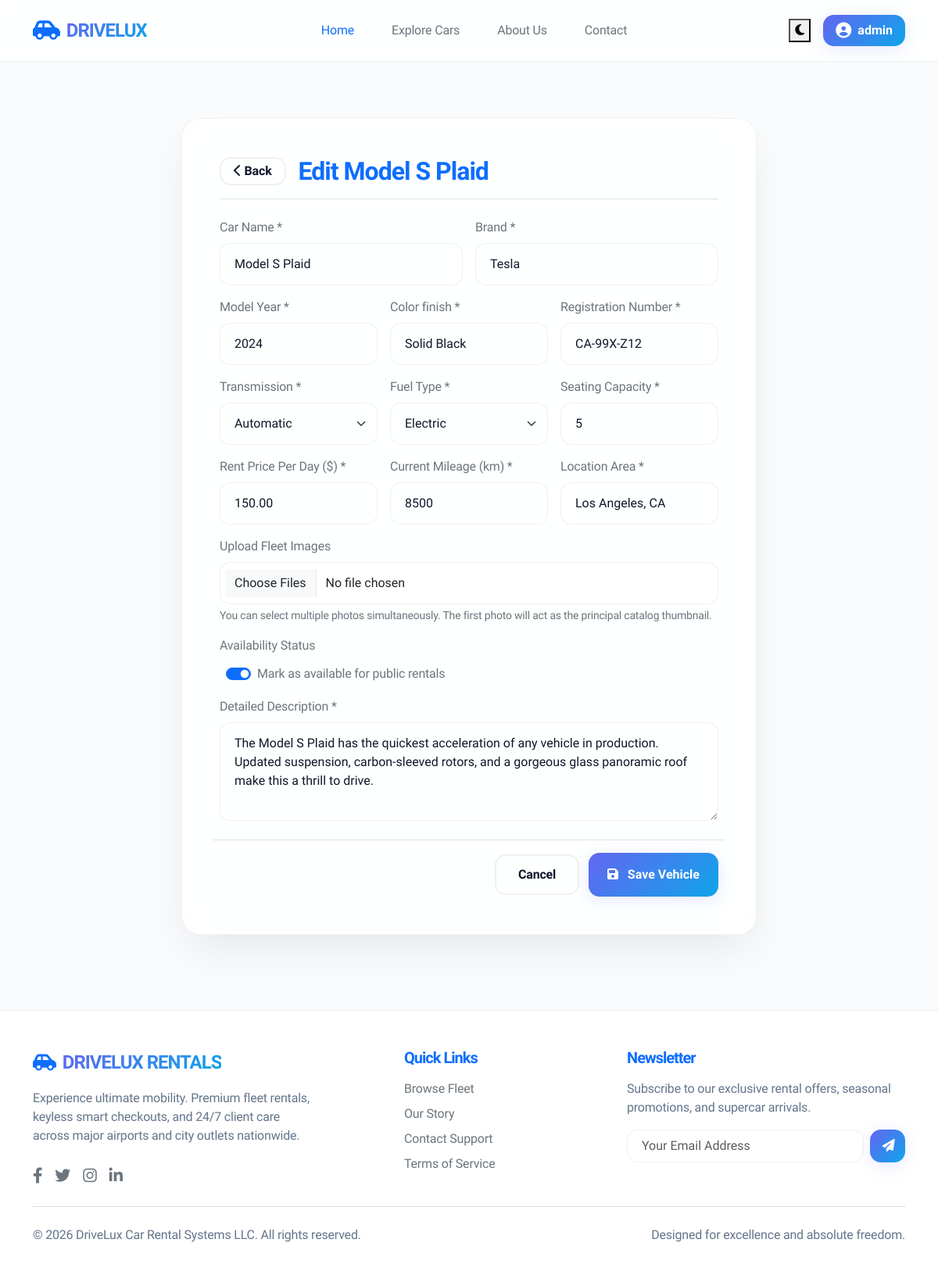
The app's page /cars/admin/car/edit/1/ (signed in) with its own data.
### apps/cars/models.py (models this page shows, shortened)
class Car(models.Model):
    TRANSMISSION_CHOICES = (
        ('Automatic', 'Automatic'),
        ('Manual', 'Manual'),
    )
    FUEL_CHOICES = (
        ('Petrol', 'Petrol'),
        ('Diesel', 'Diesel'),
        ('Electric', 'Electric'),
        ('Hybrid', 'Hybrid'),
    )
    name = models.CharField(max_length=100)
    brand = models.CharField(max_length=50)
    model_year = models.IntegerField()
    color = models.CharField(max_length=30)
    transmission_type = models.CharField(max_length=20, choices=TRANSMISSION_CHOICES, default='Automatic')
    fuel_type = models.CharField(max_length=20, choices=FUEL_CHOICES, default='Petrol')
    seating_capacity = models.IntegerField(default=5)
    rent_price_per_day = models.DecimalField(max_digits=10, decimal_places=2)
    is_available = models.BooleanField(default=True)
    description = models.TextField()
    location = models.CharField(max_length=100)
    mileage = models.IntegerField(help_text="Mileage in km")
    registration_number = models.CharField(max_length=50, unique=True)
    created_at = models.DateTimeField(auto_now_add=True)

### apps/cars/views.py (the view)
# urls.py: path('admin/car/edit/<int:car_id>/', views.admin_edit_car, name='admin_edit_car'),
@login_required
def admin_edit_car(request, car_id):
    if not (hasattr(request.user, 'profile') and request.user.profile.role == 'admin'):
        messages.error(request, "Unauthorized access.")
        return redirect('home')
    car = get_object_or_404(Car, id=car_id)
    if request.method == 'POST':
        form = CarForm(request.POST, request.FILES, instance=car)
        if form.is_valid():
            form.save()
            images = request.FILES.getlist('images')
            for img in images:
                is_primary = not car.images.exists()
                CarImage.objects.create(car=car, image=img, is_primary=is_primary)
            messages.success(request, f"Successfully updated {car.brand} {car.name}!")
            return redirect('admin_dashboard')
        else:
            messages.error(request, "Failed to update vehicle. Please correct errors.")
    else:
        form = CarForm(instance=car)
    return render(request, 'cars/admin_car_form.html', {'form': form, 'car': car, 'title': f'Edit {car.name}'})

### templates/cars/admin_car_form.html (shortened to what this page needs)
{% extends 'base.html' %}
{% block content %}
<div class="container py-5 mt-4">
    <div class="row justify-content-center">
        <div class="col-lg-8">
            <div class="glass-panel p-4 p-md-5">
                <div class="d-flex align-items-center gap-3 mb-4 pb-3 border-bottom border-color">
                    <a href="{% url 'admin_dashboard' %}" class="btn btn-premium-outline py-1 px-3 fs-7" title="Go Back"><i class="fas fa-chevron-left"></i> Back</a>
                    <h2 class="text-primary mb-0 font-weight-800">{{ title }}</h2>
                </div>
                <form method="POST" enctype="multipart/form-data" class="row g-3">
                    <div class="col-md-6">
                        <label class="form-label text-secondary font-weight-600">Car Name *</label>
                        {{ form.name }}
                    </div>
                    <div class="col-md-6">
                        <label class="form-label text-secondary font-weight-600">Brand *</label>
                        {{ form.brand }}
                    </div>
                    <div class="col-md-4">
                        <label class="form-label text-secondary font-weight-600">Model Year *</label>
                        {{ form.model_year }}
                    </div>
                    <div class="col-md-4">
                        <label class="form-label text-secondary font-weight-600">Color finish *</label>
                        {{ form.color }}
                    </div>
                    <div class="col-md-4">
                        <label class="form-label text-secondary font-weight-600">Registration Number *</label>
                        {{ form.registration_number }}
                    </div>
                    <div class="col-md-4">
                        <label class="form-label text-secondary font-weight-600">Transmission *</label>
                        {{ form.transmission_type }}
                    </div>
                    <div class="col-md-4">
                        <label class="form-label text-secondary font-weight-600">Fuel Type *</label>
                        {{ form.fuel_type }}
                    </div>
                    <div class="col-md-4">
                        <label class="form-label text-secondary font-weight-600">Seating Capacity *</label>
                        {{ form.seating_capacity }}
                    </div>
                    <div class="col-md-4">
                        <label class="form-label text-secondary font-weight-600">Rent Price Per Day ($) *</label>
                        {{ form.rent_price_per_day }}
                    </div>
                    <div class="col-md-4">
                        <label class="form-label text-secondary font-weight-600">Current Mileage (km) *</label>
                        {{ form.mileage }}
                    </div>
                    <div class="col-md-4">
                        <label class="form-label text-secondary font-weight-600">Location Area *</label>
                        {{ form.location }}
                    </div>
                    <div class="col-12">
                        <label class="form-label text-secondary font-weight-600">Upload Fleet Images</label>
                        <input type="file" name="images" class="form-control bg-white text-dark shadow-none border-color" multiple accept="image/*">
                        <small class="text-secondary mt-1 d-block">You can select multiple photos simultaneously. The first photo will act as the principal catalog thumbnail.</small>
                    </div>
                    <div class="col-12">
                        <label class="form-label text-secondary font-weight-600">Availability Status</label>
                        <div class="form-check form-switch p-0 ps-5 mt-1">
                            {{ form.is_available }}
                            <label class="form-check-label text-secondary fs-7" for="id_is_available">Mark as available for public rentals</label>
                        </div>
                    </div>
                    <div class="col-12">
                        <label class="form-label text-secondary font-weight-600">Detailed Description *</label>
                        {{ form.description }}
                    </div>
                    <div class="col-12 text-end mt-4 pt-3 border-top border-color">
                        <a href="{% url 'admin_dashboard' %}" class="btn btn-premium-outline me-2">Cancel</a>
                        <button type="submit" class="btn btn-premium px-4 py-3"><i class="fas fa-save me-2"></i> Save Vehicle</button>
                    </div>
                </form>
            </div>
        </div>
    </div>
</div>
{% endblock %}

### templates/base.html (shortened to what this page needs)
<!DOCTYPE html>
<html lang="en" data-theme="light">
<head>
    <link href="https://cdn.jsdelivr.net/npm/bootstrap@5.3.2/dist/css/bootstrap.min.css" rel="stylesheet">
    <link rel="stylesheet" href="https://cdnjs.cloudflare.com/ajax/libs/font-awesome/6.4.0/css/all.min.css">
    {% load static %}
    <link rel="stylesheet" href="{% static 'css/style.css' %}">
</head>
<body>
    <div id="toast-container" class="position-fixed bottom-0 end-0 p-4" style="z-index: 1050; display: flex; flex-direction: column; gap: 10px;"></div>
    <nav class="navbar navbar-expand-lg navbar-premium py-3 sticky-top">
        <div class="container">
            <a class="navbar-brand d-flex align-items-center gap-2" href="{% url 'home' %}" id="main-logo-link">
                <i class="fas fa-car-side text-primary fs-3"></i>
                <span class="brand-font fs-4 text-primary tracking-tight">DRIVELUX</span>
            </a>
            <div class="collapse navbar-collapse" id="navbarContent">
                <ul class="navbar-nav mx-auto mb-2 mb-lg-0 gap-1 gap-lg-3">
                    <li class="nav-item">
                        <a class="nav-link font-weight-600 px-3 py-2 text-primary" href="{% url 'home' %}">Home</a>
                    </li>
                    <li class="nav-item">
                        <a class="nav-link font-weight-600 px-3 py-2 text-secondary" href="{% url 'car_list' %}">Explore Cars</a>
                    </li>
                    <li class="nav-item">
                        <a class="nav-link font-weight-600 px-3 py-2 text-secondary" href="{% url 'about' %}">About Us</a>
                    </li>
                    <li class="nav-item">
                        <a class="nav-link font-weight-600 px-3 py-2 text-secondary" href="{% url 'contact' %}">Contact</a>
                    </li>
                </ul>
                <div class="d-flex align-items-center gap-3">
                    <button id="theme-toggle" class="theme-switch-btn" title="Toggle Theme" aria-label="Theme Toggler">
                        <i id="theme-toggle-icon" class="fas fa-moon"></i>
                    </button>
                    {% if request.user.is_authenticated %}
                        <div class="dropdown">
                            <button class="btn btn-premium d-flex align-items-center gap-2 px-3 py-2" type="button" id="userMenuDropdown" data-bs-toggle="dropdown" aria-expanded="false">
                                <i class="fas fa-user-circle fs-5"></i>
                                <span>{{ request.user.username }}</span>
                            </button>
                        </div>
                    {% else %}
                        <a href="{% url 'login' %}" class="btn-premium-outline text-decoration-none">Log In</a>
                        <a href="{% url 'register' %}" class="btn-premium text-decoration-none">Sign Up</a>
                    {% endif %}
                </div>
            </div>
        </div>
    </nav>
    <main style="min-height: 75vh;">
        {% block content %}{% endblock %}
    </main>
    <footer class="py-5 mt-5" style="background-color: var(--bg-secondary); border-top: 1px solid var(--border-color); color: var(--text-secondary);">
        <div class="container">
            <div class="row g-4 justify-content-between">
                <div class="col-lg-4 col-md-6">
                    <div class="d-flex align-items-center gap-2 mb-3 text-primary">
                        <i class="fas fa-car-side fs-4"></i>
                        <span class="brand-font fs-4 tracking-tight">DRIVELUX RENTALS</span>
                    </div>
                    <p class="mb-4">
                        Experience ultimate mobility. Premium fleet rentals, keyless smart checkouts, and 24/7 client care across major airports and city outlets nationwide.
                    </p>
                    <div class="d-flex gap-3">
                        <a href="#" class="text-secondary fs-5" aria-label="Facebook"><i class="fab fa-facebook-f"></i></a>
                        <a href="#" class="text-secondary fs-5" aria-label="Twitter"><i class="fab fa-twitter"></i></a>
                        <a href="#" class="text-secondary fs-5" aria-label="Instagram"><i class="fab fa-instagram"></i></a>
                        <a href="#" class="text-secondary fs-5" aria-label="Linkedin"><i class="fab fa-linkedin-in"></i></a>
                    </div>
                </div>
                <div class="col-lg-2 col-md-6">
                    <h5 class="text-primary mb-3">Quick Links</h5>
                    <ul class="list-unstyled d-flex flex-column gap-2">
                        <li><a href="{% url 'car_list' %}" class="text-decoration-none text-secondary">Browse Fleet</a></li>
                        <li><a href="{% url 'about' %}" class="text-decoration-none text-secondary">Our Story</a></li>
                        <li><a href="{% url 'contact' %}" class="text-decoration-none text-secondary">Contact Support</a></li>
                        <li><a href="#" class="text-decoration-none text-secondary">Terms of Service</a></li>
                    </ul>
                </div>
                <div class="col-lg-4 col-md-12">
                    <h5 class="text-primary mb-3">Newsletter</h5>
                    <p>Subscribe to our exclusive rental offers, seasonal promotions, and supercar arrivals.</p>
                    <form class="d-flex gap-2 mt-3" onsubmit="event.preventDefault(); window.showToast('Subscribed to Newsletter!', 'success');">
                        <input type="email" class="form-control py-2 shadow-none border-color" placeholder="Your Email Address" required>
                        <button type="submit" class="btn btn-premium px-3 py-2"><i class="fas fa-paper-plane"></i></button>
                    </form>
                </div>
            </div>
            <hr class="my-4 border-color">
            <div class="row align-items-center justify-content-between g-2">
                <div class="col-md-6 text-center text-md-start">
                    <p class="mb-0 fs-7">&copy; 2026 DriveLux Car Rental Systems LLC. All rights reserved.</p>
                </div>
                <div class="col-md-6 text-center text-md-end">
                    <p class="mb-0 fs-7">Designed for excellence and absolute freedom.</p>
                </div>
            </div>
        </div>
    </footer>
</body>
</html>

### records on screen
Car: name "Model S Plaid", brand "Tesla", model_year "2024", color "Solid Black", registration_number "CA-99X-Z12", transmission_type "Automatic", fuel_type "Electric", seating_capacity "5", rent_price_per_day "150.00", mileage "8500", location "Los Angeles, CA", is_available "☑", description "The Model S Plaid has the quickest acceleration of any vehicle in production. Updated suspension, carbon-sleeved rotors, and a gorgeous glass panoramic roof make this a thrill to drive."

### other values on screen
{{ request.user.username }} "admin"
{{ title }} "Edit Model S Plaid"
